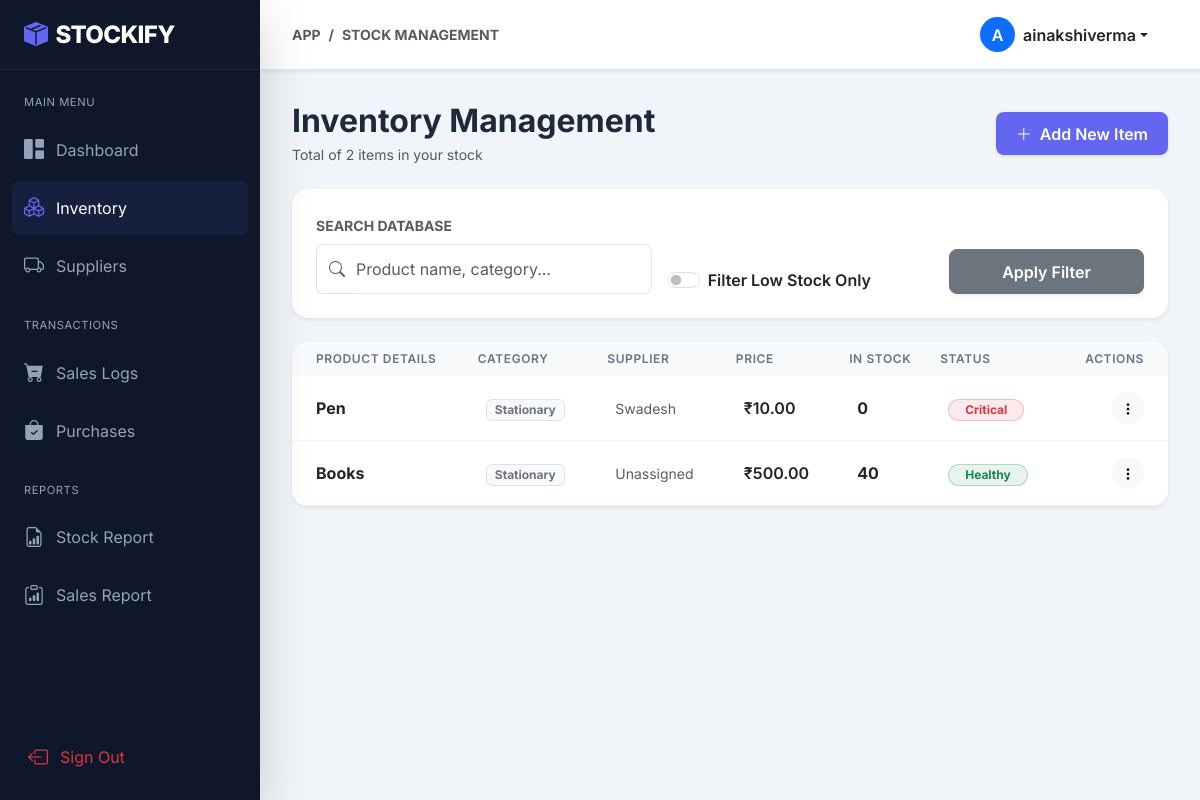
Screenshot of /products/ (signed in) with the database file from the repository.
### inventory/models.py (models this page shows, shortened)
class Product(models.Model):
    name = models.CharField(max_length=100)
    description = models.TextField(blank=True, null=True)
    price = models.DecimalField(max_digits=10, decimal_places=2)
    quantity = models.IntegerField()
    threshold = models.IntegerField(default=10)
    category = models.CharField(max_length=50)
    supplier = models.ForeignKey(Supplier, on_delete=models.SET_NULL, null=True, blank=True)
    user = models.ForeignKey(User, on_delete=models.CASCADE)
    created_at = models.DateTimeField(auto_now_add=True)
    updated_at = models.DateTimeField(auto_now=True)

class Supplier(models.Model):
    name = models.CharField(max_length=100)
    contact = models.CharField(max_length=100)
    email = models.EmailField()
    address = models.TextField()
    user = models.ForeignKey(User, on_delete=models.CASCADE)

### inventory/views.py (the view)
# urls.py: path('products/', views.product_list, name='product_list'),
@login_required
def product_list(request):
    query = request.GET.get('q')
    low_stock_only = request.GET.get('low_stock')
    products = Product.objects.filter(user=request.user)
    if query:
        products = products.filter(Q(name__icontains=query) | Q(category__icontains=query))
    if low_stock_only:
        products = products.filter(quantity__lt=F('threshold'))
    return render(request, 'product_list.html', {'products': products})

### templates/product_list.html (shortened to what this page needs)
{% extends 'base.html' %}
{% block breadcrumb %}Stock Management{% endblock %}
{% block content %}
<div class="d-flex justify-content-between align-items-center mb-4">
    <div>
        <h2 class="fw-bold mb-1">Inventory Management</h2>
        <p class="text-muted small mb-0">Total of {{ products|length }} items in your stock</p>
    </div>
    <a href="{% url 'add_product' %}" class="btn btn-primary d-flex align-items-center shadow-sm">
        <i class="bi bi-plus-lg me-2"></i> Add New Item
    </a>
</div>
<div class="card border-0 shadow-sm mb-4">
    <div class="card-body p-4">
        <form method="get" class="row g-3 align-items-end">
            <div class="col-md-5">
                <label class="form-label small fw-bold text-muted text-uppercase">Search Database</label>
                <div class="input-group">
                    <span class="input-group-text bg-white border-end-0 text-muted"><i class="bi bi-search"></i></span>
                    <input type="text" name="q" class="form-control border-start-0 ps-0"
                        placeholder="Product name, category..." value="{{ request.GET.q }}">
                </div>
            </div>
            <div class="col-md-4">
                <div class="form-check form-switch pt-2">
                    <input class="form-check-input" type="checkbox" name="low_stock" id="lowStockSwitch" {% if request.GET.low_stock %}checked{% endif %}>
                    <label class="form-check-label fw-semibold" for="lowStockSwitch">Filter Low Stock Only</label>
                </div>
            </div>
            <div class="col-md-3">
                <button type="submit" class="btn btn-secondary w-100 shadow-sm">Apply Filter</button>
            </div>
        </form>
    </div>
</div>
<div class="card border-0 shadow-sm">
    <div class="table-responsive">
        <table class="table table-hover align-middle mb-0">
            <thead>
                <tr>
                    <th class="ps-4">Product Details</th>
                    <th>Category</th>
                    <th>Supplier</th>
                    <th>Price</th>
                    <th>In Stock</th>
                    <th>Status</th>
                    <th class="text-end pe-4">Actions</th>
                </tr>
            </thead>
            <tbody>
                {% for product in products %}
                <tr>
                    <td class="ps-4 py-3">
                        <div class="fw-bold text-dark">{{ product.name }}</div>
                    </td>
                    <td><span class="badge bg-light text-secondary border px-2 py-1 small">{{ product.category }}</span>
                    </td>
                    <td><span class="text-muted small">{{ product.supplier.name|default:"Unassigned" }}</span></td>
                    <td class="fw-semibold">₹{{ product.price }}</td>
                    <td class="fw-bold">{{ product.quantity }}</td>
                    <td>
                        {% if product.quantity == 0 %}
                        <span
                            class="badge rounded-pill bg-danger bg-opacity-10 text-danger border border-danger border-opacity-25 px-3">Critical</span>
                        {% elif product.quantity < product.threshold %} <span
                            class="badge rounded-pill bg-warning bg-opacity-10 text-warning border border-warning border-opacity-25 px-3 text-dark">
                            Low Stock</span>
                            {% else %}
                            <span
                                class="badge rounded-pill bg-success bg-opacity-10 text-success border border-success border-opacity-25 px-3">Healthy</span>
                            {% endif %}
                    </td>
                    <td class="text-end pe-4">
                        <div class="dropdown">
                            <button class="btn btn-light btn-sm rounded-circle p-0" style="width: 32px; height: 32px;"
                                type="button" data-bs-toggle="dropdown">
                                <i class="bi bi-three-dots-vertical"></i>
                            </button>
                        </div>
                    </td>
                </tr>
                {% endfor %}
            </tbody>
        </table>
    </div>
</div>
{% endblock %}

### templates/base.html (shortened to what this page needs)
{% load static %}
<!DOCTYPE html>
<html lang="en">
<head>
    <link href="https://cdn.jsdelivr.net/npm/bootstrap@5.3.0/dist/css/bootstrap.min.css" rel="stylesheet">
    <link rel="stylesheet" href="https://cdn.jsdelivr.net/npm/bootstrap-icons@1.11.0/font/bootstrap-icons.css">
    <link rel="stylesheet" href="{% static 'css/style.css' %}">
</head>
<body>
    <aside class="sidebar shadow-lg" id="sidebar">
        <div class="sidebar-header">
            <a href="{% url 'dashboard' %}" class="sidebar-brand">
                <i class="bi bi-box-seam-fill me-2"></i>
                <span>STOCKIFY</span>
            </a>
        </div>
        <nav class="sidebar-nav">
            <div class="nav-label">Main Menu</div>
            <div class="nav-item">
                <a href="{% url 'dashboard' %}"
                    class="nav-link {% if request.resolver_match.url_name == 'dashboard' %}active{% endif %}">
                    <i class="bi bi-grid-1x2-fill"></i>
                    <span>Dashboard</span>
                </a>
            </div>
            <div class="nav-item">
                <a href="{% url 'product_list' %}" class="nav-link {% if 'product' in request.path %}active{% endif %}">
                    <i class="bi bi-boxes"></i>
                    <span>Inventory</span>
                </a>
            </div>
            <div class="nav-item">
                <a href="{% url 'supplier_list' %}"
                    class="nav-link {% if 'supplier' in request.path %}active{% endif %}">
                    <i class="bi bi-truck"></i>
                    <span>Suppliers</span>
                </a>
            </div>
            <div class="nav-label mt-4">Transactions</div>
            <div class="nav-item">
                <a href="{% url 'sales_history' %}" class="nav-link {% if 'sale' in request.path %}active{% endif %}">
                    <i class="bi bi-cart-dash-fill"></i>
                    <span>Sales Logs</span>
                </a>
            </div>
            <div class="nav-item">
                <a href="{% url 'purchase_history' %}"
                    class="nav-link {% if 'purchase' in request.path %}active{% endif %}">
                    <i class="bi bi-bag-check-fill"></i>
                    <span>Purchases</span>
                </a>
            </div>
            <div class="nav-label mt-4">Reports</div>
            <div class="nav-item">
                <a href="{% url 'inventory_report' %}"
                    class="nav-link {% if 'inventory_report' in request.path %}active{% endif %}">
                    <i class="bi bi-file-earmark-bar-graph"></i>
                    <span>Stock Report</span>
                </a>
            </div>
            <div class="nav-item">
                <a href="{% url 'sales_report' %}"
                    class="nav-link {% if 'sales_report' in request.path %}active{% endif %}">
                    <i class="bi bi-clipboard-data"></i>
                    <span>Sales Report</span>
                </a>
            </div>
        </nav>
        <div class="sidebar-footer p-3 border-top border-secondary border-opacity-10">
            <a href="{% url 'logout' %}" class="nav-link text-danger">
                <i class="bi bi-box-arrow-left"></i>
                <span>Sign Out</span>
            </a>
        </div>
    </aside>
    <div class="wrapper">
        <header class="topbar sticky-top shadow-sm">
            <div class="d-flex align-items-center">
                <nav aria-label="breadcrumb" class="d-none d-md-block">
                    <ol class="breadcrumb mb-0">
                        <li class="breadcrumb-item small text-uppercase text-muted fw-bold">App</li>
                        <li class="breadcrumb-item small text-uppercase fw-bold active" aria-current="page">
                            {% block breadcrumb %}Overview{% endblock %}
                        </li>
                    </ol>
                </nav>
            </div>
            <div class="d-flex align-items-center">
                <div class="dropdown">
                    <button class="btn btn-white border-0 dropdown-toggle d-flex align-items-center" type="button"
                        data-bs-toggle="dropdown">
                        <div class="rounded-circle bg-primary text-white p-2 me-2 d-flex align-items-center justify-content-center"
                            style="width: 35px; height: 35px;">
                            {{ user.username|first|upper }}
                        </div>
                        <span class="d-none d-sm-inline fw-semibold text-dark">{{ user.username }}</span>
                    </button>
                </div>
            </div>
        </header>
        <main class="content-area">
            {% block content %}
            {% endblock %}
        </main>
    </div>
</body>
</html>

### static/css/style.css (style rules this page uses)
:root { --primary: #6366f1; --primary-hover: #4f46e5; --secondary: #64748b; --success: #10b981; --danger: #ef4444; --warning: #f59e0b; --info: #3b82f6; --dark: #0f172a; --light: #f8fafc; --white: #ffffff; --sidebar-width: 260px; --topbar-height: 70px; --transition: all 0.3s cubic-bezier(0.4, 0, 0.2, 1); }
body { background-color: #f1f5f9; font-family: 'Inter', system-ui, -apple-system, sans-serif; color: #1e293b; overflow-x: hidden; }
.sidebar { width: var(--sidebar-width); height: 100vh; position: fixed; top: 0; left: 0; background: var(--dark); color: var(--white); transition: var(--transition); z-index: 1040; display: flex; flex-direction: column; }
.sidebar-header { height: var(--topbar-height); display: flex; align-items: center; padding: 0 1.5rem; border-bottom: 1px solid rgba(255, 255, 255, 0.05); }
.sidebar-brand { font-size: 1.5rem; font-weight: 800; color: var(--white); text-decoration: none; letter-spacing: -0.025em; display: flex; align-items: center; }
.sidebar-brand i { color: var(--primary); }
.sidebar-nav { flex-grow: 1; padding: 1.5rem 0.75rem; overflow-y: auto; }
.nav-label { font-size: 0.7rem; text-transform: uppercase; letter-spacing: 0.05em; color: #94a3b8; margin-bottom: 0.75rem; padding: 0 0.75rem; }
.nav-item { margin-bottom: 0.25rem; }
.nav-link { display: flex; align-items: center; padding: 0.75rem; color: #94a3b8; text-decoration: none; border-radius: 0.5rem; transition: var(--transition); }
.nav-link i { font-size: 1.25rem; margin-right: 0.75rem; transition: var(--transition); }
.nav-link:hover, .nav-link.active { background: rgba(99, 102, 241, 0.1); color: var(--white); }
.nav-link.active i, .nav-link:hover i { color: var(--primary); }
.wrapper { margin-left: var(--sidebar-width); transition: var(--transition); }
.topbar { height: var(--topbar-height); background: var(--white); border-bottom: 1px solid #e2e8f0; display: flex; align-items: center; justify-content: space-between; padding: 0 2rem; position: sticky; top: 0; z-index: 1030; }
.content-area { padding: 2rem; }
.card { border: none; border-radius: 1rem; box-shadow: 0 4px 6px -1px rgb(0 0 0 / 0.1), 0 2px 4px -2px rgb(0 0 0 / 0.1); transition: var(--transition); overflow: hidden; }
.table th { background: #f8fafc; color: #64748b; font-weight: 600; text-transform: uppercase; font-size: 0.75rem; letter-spacing: 0.05em; border: none; }
.table td { border-color: #f1f5f9; padding: 1rem; }
.form-control, .form-select { border: 1px solid #e2e8f0; border-radius: 0.5rem; padding: 0.75rem 1rem; transition: var(--transition); }
.btn { padding: 0.6rem 1.25rem; border-radius: 0.5rem; font-weight: 600; transition: var(--transition); }
.btn-primary { background: var(--primary); border: none; }

### rows the page displays
Product: name "Pen", category "Stationary", supplier.name "Swadesh", price "10.00", quantity "0", shows "Critical"
Product: name "Books", category "Stationary", supplier.name "Unassigned", price "500.00", quantity "40", threshold "Healthy"

### other values shown
{{ user.username|first|upper }} "A"
{{ user.username }} "ainakshiverma"
{{ products|length }} "2"
